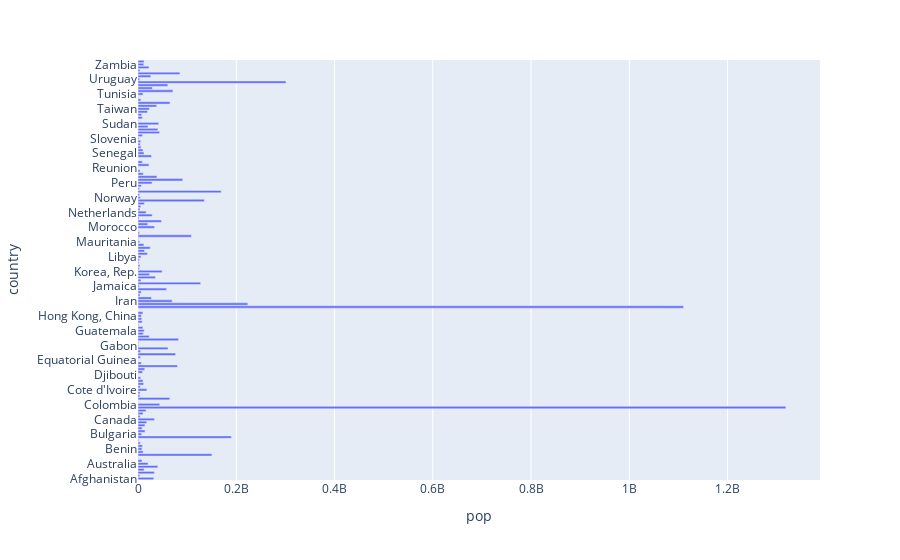

The code cell stored with this chart in its notebook:
### Code cell
px.bar(data_frame= gapminder7, y = 'country', x = 'pop', orientation="h")

### Figure 1 — Plotly figure (JSON) as saved in the notebook; plotly's stock layout.template omitted (floating-point values rounded to 4 significant figures; data arrays with more than 128 entries replaced by an {"elided": "..."} marker saying what was removed)
{"data": [{"alignmentgroup": "True", "hovertemplate": "pop=%{x}<br>country=%{y}<extra></extra>", "legendgroup": "", "marker": {"color": "#636efa", "pattern": {"shape": ""}}, "name": "", "offsetgroup": "", "orientation": "h", "showlegend": false, "textposition": "auto", "type": "bar", "x": {"elided": "142 int values"}, "xaxis": "x", "y": {"elided": "142 str values"}, "yaxis": "y"}], "layout": {"barmode": "relative", "legend": {"tracegroupgap": 0}, "margin": {"t": 60}, "xaxis": {"anchor": "y", "domain": [0, 1], "title": {"text": "pop"}}, "yaxis": {"anchor": "x", "domain": [0, 1], "title": {"text": "country"}}}}
